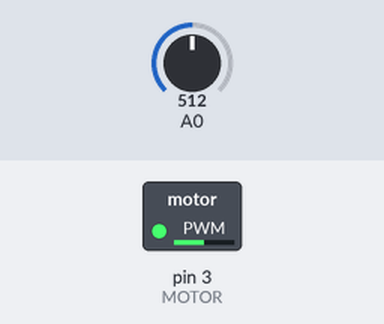
This sketch was run on a simulated Arduino Uno, built with avr-gcc and run on an emulated ATmega328P. Parts: switched loads named in the sketch (green lamp = pin HIGH). The inputs (shaded band) are chosen by the test bench; at power-on: A0 = 512.

Above: at 1.2 s.
1.3 s: A0 set to 716
At 2.1 s:
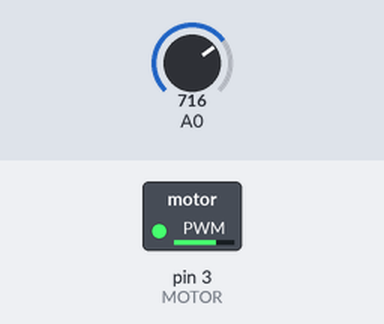
2.8 s: A0 set to 900
At 3.2 s:
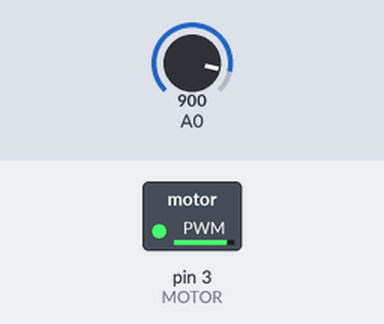
4.3 s: A0 set to 122
At 5.5 s:
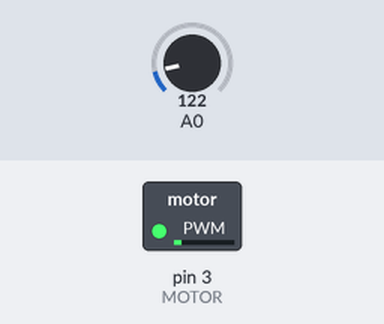
5.8 s: A0 set to 0
At 6.7 s:
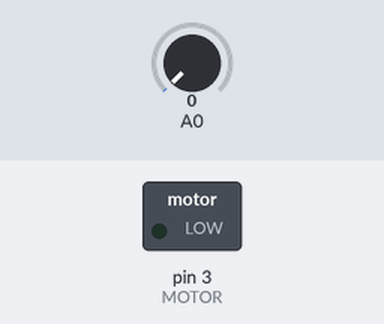
7.3 s: A0 set to 511
At 7.9 s:
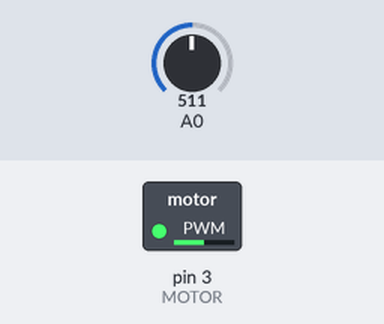
Timing chart, 0 to 9.8 s (numbered marks = the images above; inputs shaded):
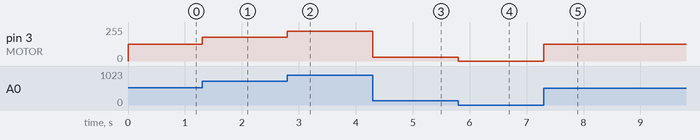

The sketch:

51_ControleDeVelocidadeDoMotorDC.ino
```cpp
#define MOTOR 3

void setup() {
  pinMode(MOTOR, OUTPUT);
  pinMode(A0, INPUT);

}

void loop() {
  int pot = analogRead(A0);
  int vel = map(pot, 0, 1023, 0, 255);
  analogWrite(MOTOR, vel);

}
```

Measured:
- after the input at 1.3 s, pin 3 (MOTOR): 127/255 → 178/255 at once
- after the input at 2.8 s, pin 3 (MOTOR): 178/255 → 224/255 at once
- after the input at 4.3 s, pin 3 (MOTOR): 224/255 → 30/255 at once
- after the input at 5.8 s, pin 3 (MOTOR): 30/255 → 0/255 at once
- after the input at 7.3 s, pin 3 (MOTOR): 0/255 → 127/255 at once
